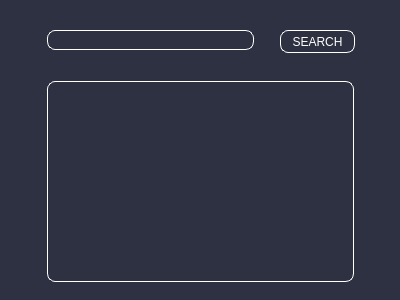
<?xml version="1.0" encoding="UTF-8"?>
<ui version="4.0">
 <class>Form</class>
 <widget class="QWidget" name="Form">
  <property name="enabled">
   <bool>true</bool>
  </property>
  <property name="geometry">
   <rect>
    <x>0</x>
    <y>0</y>
    <width>400</width>
    <height>300</height>
   </rect>
  </property>
  <property name="windowTitle">
   <string>Form</string>
  </property>
  <property name="styleSheet">
   <string notr="true">background-color: #2d3142 ;
color: white;
</string>
  </property>
  <widget class="QLineEdit" name="ServiceLine">
   <property name="geometry">
    <rect>
     <x>10</x>
     <y>30</y>
     <width>281</width>
     <height>20</height>
    </rect>
   </property>
   <property name="styleSheet">
    <string notr="true">width: 70%;
height: 25px;
margin: 0 auto;
border: 1px solid white;
border-radius: 8px;</string>
   </property>
   <property name="text">
    <string/>
   </property>
  </widget>
  <widget class="QPushButton" name="SearchButton">
   <property name="geometry">
    <rect>
     <x>280</x>
     <y>30</y>
     <width>75</width>
     <height>23</height>
    </rect>
   </property>
   <property name="styleSheet">
    <string notr="true">border: 1px solid white;
border-radius: 8px;
</string>
   </property>
   <property name="text">
    <string>SEARCH</string>
   </property>
  </widget>
  <widget class="QListWidget" name="PasswordList">
   <property name="geometry">
    <rect>
     <x>10</x>
     <y>81</y>
     <width>381</width>
     <height>201</height>
    </rect>
   </property>
   <property name="styleSheet">
    <string notr="true">width: 70%;
height: 25px;
margin: 0 auto;
border: 1px solid white;
border-radius: 8px;</string>
   </property>
  </widget>
 </widget>
 <resources/>
 <connections/>
</ui>
